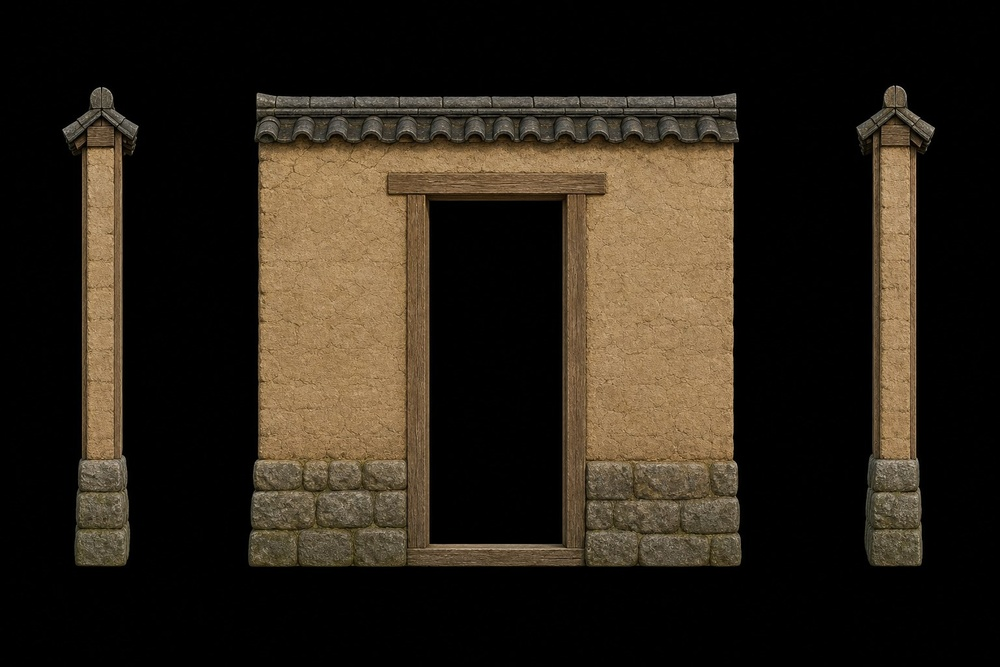
#> input picture design/concepts/song_kit/_archive/wall_door_r1_yardwall.jpg, 1000 x 667 px, shrunk from 1536 x 1024 before the run
$ python measure.py ../../design/concepts/song_kit/_archive/wall_door_r1_yardwall.jpg
#> lines starting #> are read from the running program, lines starting #| are printed output that depends on the picture
#!/usr/bin/env python3
"""明度量尺（PIPELINE 5 验收、M1 画质门；排练里的 measure.py 转正，2026-11-04）。
用法：python3 tools/tests/measure.py 图.png [图2.png ...] [--box 名=x0,y0,x1,y1 ...]
每张图输出：明度中位、最暗 5%、最亮 5%、跨度（95 分位 - 5 分位）、死黑占比（明度 ≤ 6）、过曝占比（≥ 250）、平均饱和度、RGB 均值；
--box 给出的区域另算中位（比如受光墙 : 背光墙、门内 : 门外）。明度 = Rec.601 亮度，0 到 255。
M1 门（白天）：中位 40 到 55、最暗 5% ≤ 12；夜晚：死黑 < 30%、过曝 0。"""
import sys
import numpy as np
from PIL import Image


def stats(a):
    L = a[..., 0] * 0.299 + a[..., 1] * 0.587 + a[..., 2] * 0.114
    mx, mn = a.max(-1), a.min(-1); sat = np.where(mx > 0, (mx - mn) / np.maximum(mx, 1), 0)
    p5, p50, p95 = np.percentile(L, [5, 50, 95])
    return {"中位": round(p50), "暗5%": round(p5), "亮5%": round(p95), "跨度": round(p95 - p5),
            "死黑%": round(100 * (L <= 6).mean(), 1), "过曝%": round(100 * (L >= 250).mean(), 1),
            "饱和": round(float(sat.mean()), 2), "RGB": [round(float(a[..., i].mean())) for i in range(3)]}


def main(argv):
    imgs, boxes = [], {}
    it = iter(argv)
    for x in it:
        if x == "--box":
            continue
        if "=" in x:
            k, v = x.split("=", 1); boxes[k] = [int(t) for t in v.split(",")]
        else:
            imgs.append(x)
    for f in imgs:
        a = np.asarray(Image.open(f).convert("RGB")).astype(np.float32)
        print(f, stats(a))
#> in stats, `L = a[..., 0] * 0.299 + a[..., 1] * 0.587 + a[..., 2] * 0.114`:
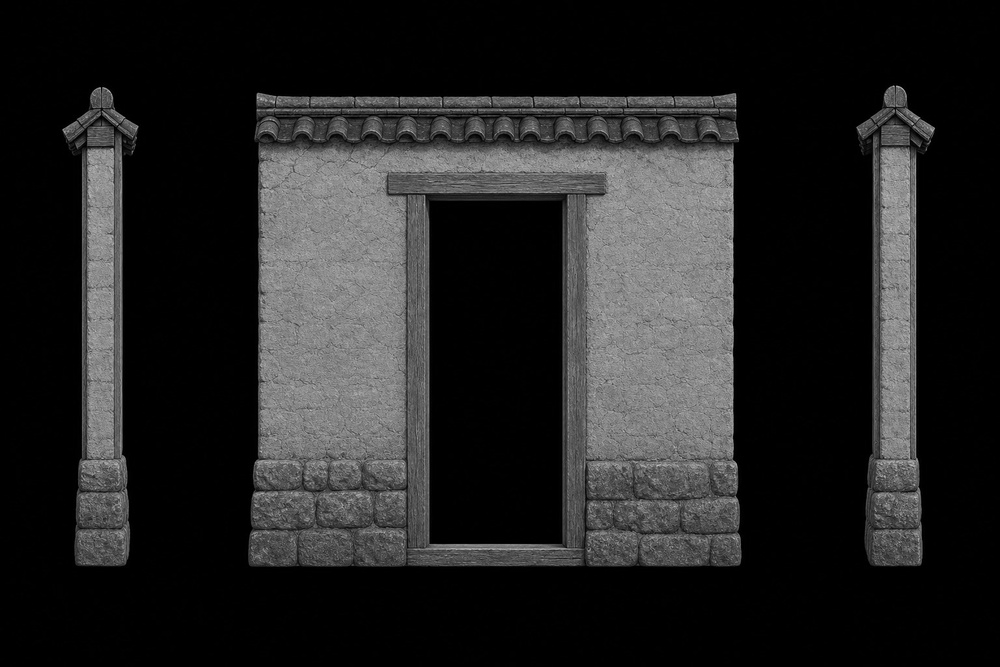
#> L: shape (667, 1000) float32; min 0, max 198.9, mean 36.1
#> in stats, `mx, mn = (a.max(-1), a.min(-1))`:
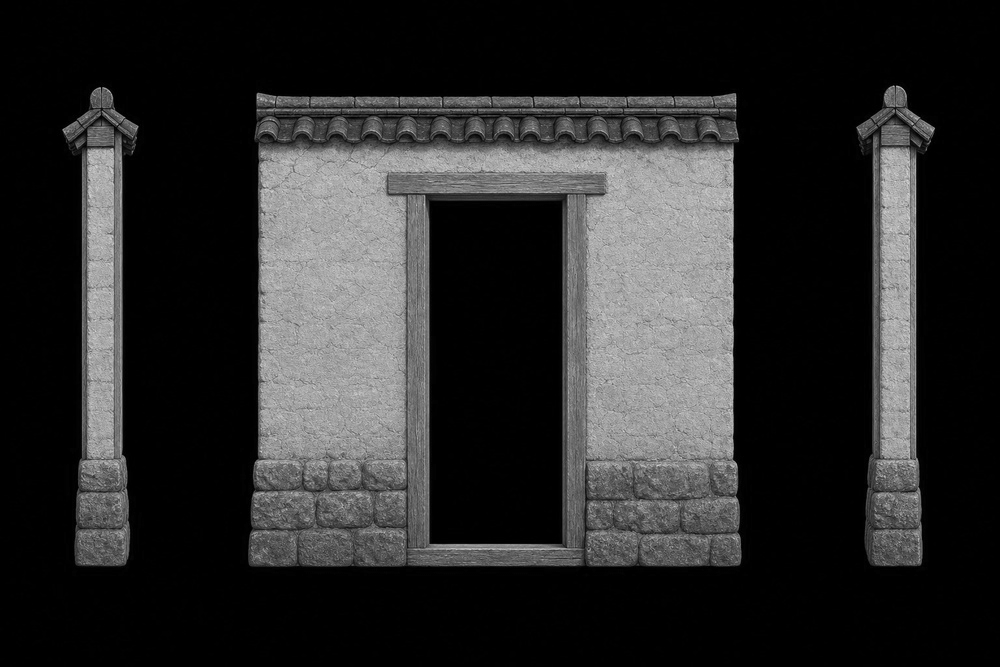
#> mx: shape (667, 1000) float32; min 0, max 218, mean 42.7
#> in stats, `mx, mn = (a.max(-1), a.min(-1))`:
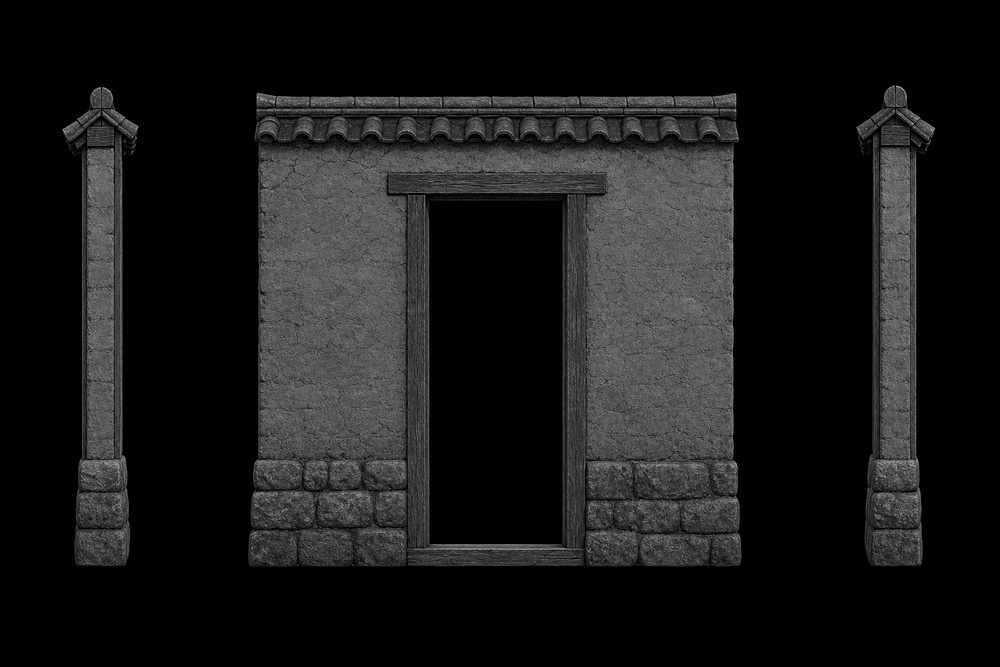
#> mn: shape (667, 1000) float32; min 0, max 189, mean 24.6
#> in stats, `sat = np.where(mx > 0, (mx - mn) / np.maximum(mx, 1), 0)`:
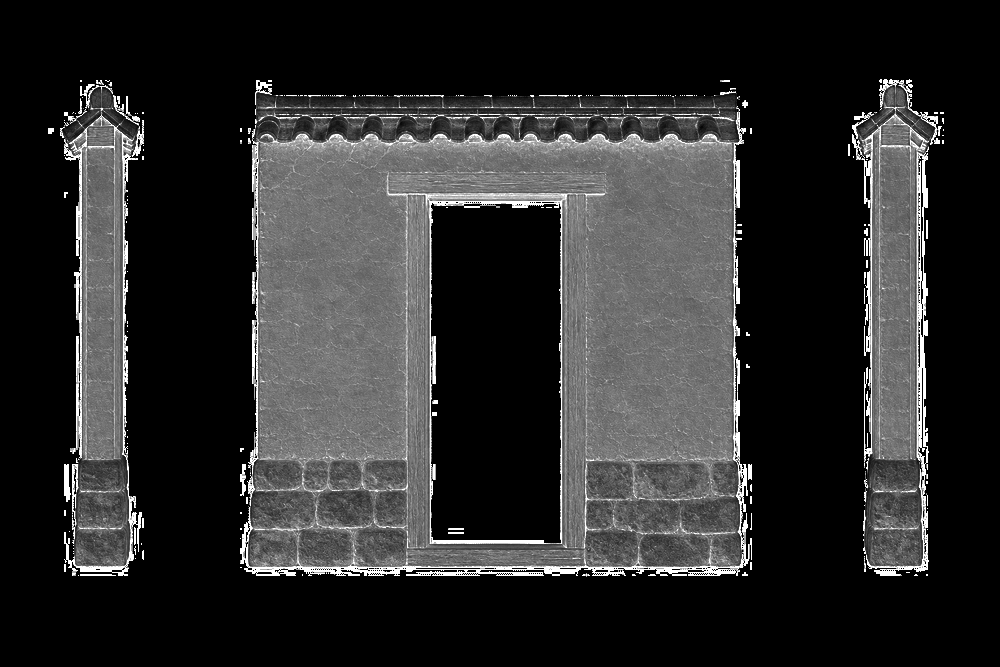
#> sat: shape (667, 1000) float32; min 0, max 1, mean 0.173
#> in stats, `p5, p50, p95 = np.percentile(L, [5, 50, 95])`: p5 = 0; p95 = 143.9
#| ../../design/concepts/song_kit/_archive/wall_door_r1_yardwall.jpg {'中位': 0, '暗5%': 0, '亮5%': 144, '跨度': 144, '死黑%': 66.2, '过曝%': 0.0, '饱和': 0.17, 'RGB': [43, 35, 25]}
        for k, (x0, y0, x1, y1) in boxes.items():
            print("  ", k, stats(a[y0:y1, x0:x1])["中位"])


if __name__ == "__main__":
    main(sys.argv[1:])
